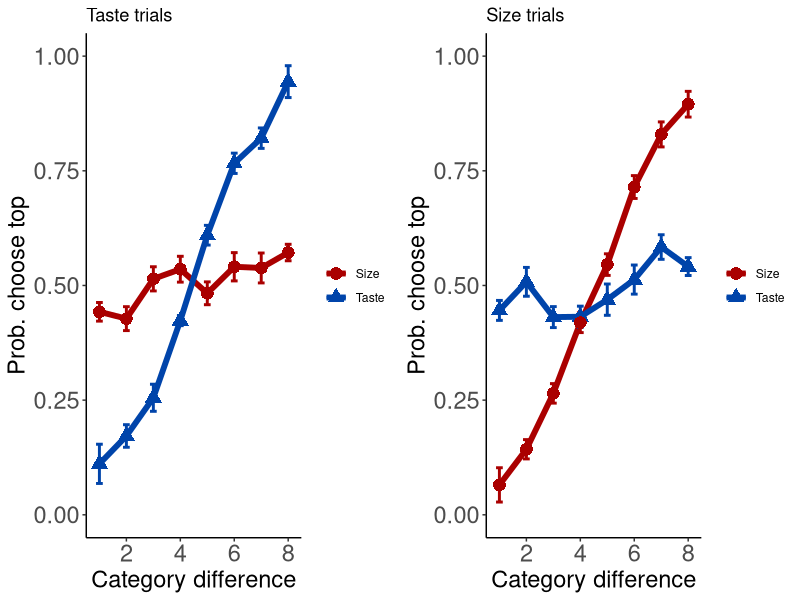

The R script that drew this image:
## ---- chunk 1

.libPaths('C:/Users/vbeliaev/Documents/r_packages')

knitr::opts_chunk$set(echo = TRUE)

rm(list = ls())

library(ggsignif)
library(ggplot2)
library(gridExtra)
library(lme4)
library(plyr)
library(dplyr)
library(boot)
library(data.table)

# loading preprocessed data
tab1 = as.data.table(read.csv("Data_collected_together_preprocessed.csv"))
tab1$Size_diff.z = scale(tab1$Size_diff)
tab1$Taste_diff.z = scale(tab1$Taste_diff)
tab1$RT.z = scale(tab1$RT)

dataVal = tab1[Cue_Taste1_Size2 == 1]
dataPer = tab1[Cue_Taste1_Size2 == 2]
ns = length(unique(tab1$Participant))

## ---- chunk 2

# plot taste
data1 = ddply(dataVal, .(Participant,Taste_diff.ntile), summarise, acc = mean(Choice01))
data2 = ddply(data1, .(Taste_diff.ntile), summarise, acc2 = mean(acc), se=sd(acc)/sqrt(ns))
data2$cued = "Taste"
colnames(data2)[1] = "diff"

data1 = ddply(dataVal, .(Participant,Size_diff.ntile), summarise, acc = mean(Choice01))
data3 = ddply(data1, .(Size_diff.ntile), summarise, acc2 = mean(acc), se=sd(acc)/sqrt(ns))
data3$cued = "Size"
colnames(data3)[1] = "diff"

data4 = rbind(data2,data3)

colors =c('#AA0000','#0044AA')
limits = aes(ymax = acc2+se, ymin=acc2-se, colour=cued, group=cued)

p1.val = ggplot(data4, aes(diff, acc2, group=cued)) +
  geom_line(aes(colour=cued), size=2) +
  geom_errorbar(limits, width=0.25, size=1) +
  geom_point(aes(shape=cued, colour=cued), size=4) +
  scale_colour_manual(values=colors) +
  theme_classic() +
  ylab("Prob. choose top") + xlab("Category difference") + 
  theme(axis.title=element_text(size=17)) + theme(axis.text=element_text(size=17)) +
  coord_cartesian(ylim = c(0, 1)) +
  ggtitle("Taste trials") + 
    theme(legend.title = element_blank()) 


# plot size
data1 = ddply(dataPer, .(Participant,Taste_diff.ntile), summarise, acc = mean(Choice01))
data2 = ddply(data1, .(Taste_diff.ntile), summarise, acc2 = mean(acc), se=sd(acc)/sqrt(ns))
data2$cued = "Taste"
colnames(data2)[1] = "diff"

data1 = ddply(dataPer, .(Participant,Size_diff.ntile), summarise, acc = mean(Choice01))
data3 = ddply(data1, .(Size_diff.ntile), summarise, acc2 = mean(acc), se=sd(acc)/sqrt(ns))
data3$cued = "Size"
colnames(data3)[1] = "diff"

data4 = rbind(data2,data3)

colors =c('#AA0000','#0044AA')
limits = aes(ymax = acc2+se, ymin=acc2-se, colour=cued, group=cued)

p1.per = ggplot(data4, aes(diff, acc2, group=cued)) +
  geom_line(aes(colour=cued), size=2) +
  geom_errorbar(limits, width=0.25, size=1) +
  geom_point(aes(shape=cued, colour=cued), size=4) +
  scale_colour_manual(values=colors) +
  theme_classic() +
  ylab("Prob. choose top") + xlab("Category difference") + 
  theme(axis.title=element_text(size=17)) + theme(axis.text=element_text(size=17)) +
  coord_cartesian(ylim = c(0, 1)) +
  ggtitle("Size trials") + 
    theme(legend.title = element_blank())


grid.arrange(p1.val, p1.per, ncol=2, widths=c(1,1))

## ---- chunk 3

m1.val = glmer(Choice01 ~ Size_diff.z + Taste_diff.z + (1+Size_diff.z + Taste_diff.z|Participant), data=dataVal, family=binomial(link = "logit"))

summary(m1.val)

## ---- chunk 4

m1.per = glmer(Choice01 ~ Size_diff.z + Taste_diff.z + (1+Size_diff.z + Taste_diff.z|Participant), data=dataPer, family=binomial(link = "logit"))

summary(m1.per)

## ---- chunk 5

idx = which(dataVal$Trial_Nr<113)            #Table: first 112 trials, when TI is on
dataVal2 = dataVal[idx,]

m1.val.stim1.abs = lmer(RT.z ~ Taste_diff.abs*Stim + (1+Taste_diff.abs*Stim|Participant), data=dataVal2)

summary(m1.val.stim1.abs)

## ---- chunk 6

idx = which(dataVal$Trial_Nr>=113)            #Table: last 64 trials, when TI is off
dataVal2 = dataVal[idx,]

m1.val.stim2.abs = lmer(RT.z ~ Taste_diff.abs*Stim + (1+Taste_diff.abs*Stim|Participant), data=dataVal2)

summary(m1.val.stim2.abs)

## ---- chunk 7

idx = which(dataPer$Trial_Nr<113)            #Table: first 112 trials, when TI is on
dataPer2 = dataPer[idx,]

m1.per.stim1.abs = lmer(RT.z ~ Size_diff.abs*Stim + (1+Size_diff.abs*Stim|Participant), data=dataPer2)

summary(m1.per.stim1.abs)

## ---- chunk 8

idx = which(dataPer$Trial_Nr>=113)            #Table: last 64 trials, when TI is off
dataPer2 = dataPer[idx,]

m1.per.stim2.abs = lmer(RT.z ~ Size_diff.abs*Stim + (1+Size_diff.abs*Stim|Participant), data=dataPer2)

summary(m1.per.stim2.abs)

